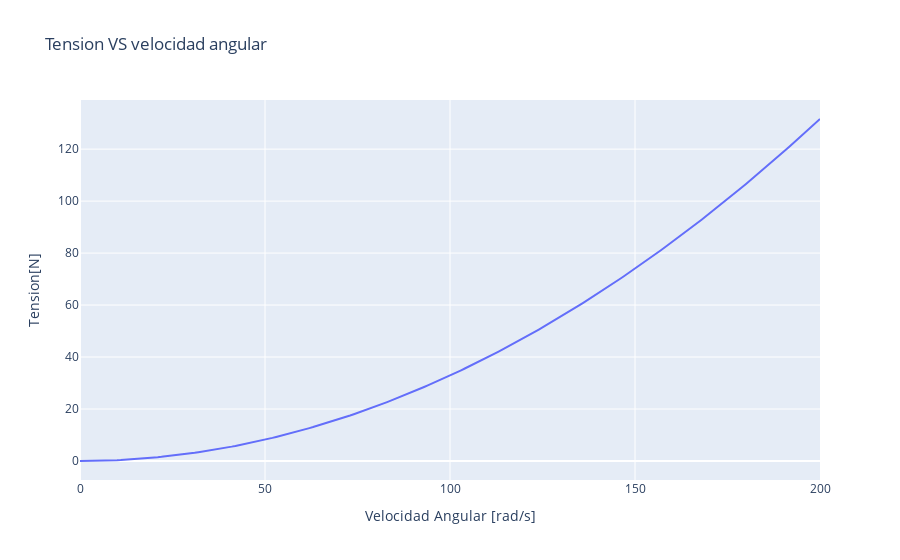

Source (notebook cell):
### Markdown cell above
-Literal a):
 >En el eje transversal $$\Sigma F e_{\theta}=m*a_{\theta} = 0$$
 Entonces: $$ U_s*N=m*a_{\theta}$$
 Como N tiende a cero (no existe contacto al inicio) tenemos que:
 $$ F r=0$$
<br>Y en el eje radial se tiene $$\Sigma F e_{r}=m*a_r=m*(\ddot{r}-r*\dot{\theta}^2)$$
Como no existen $$\dot{r},   \ddot{r}$$
Tenemos lo siguiente:
$$-(N+F_e)=-m*r*\dot{\theta}^2$$
$$F_e=m*r*{\theta}^2$$
$$F_e=(1\hspace{2mm}kg)*(0.3\hspace{2mm}m)*(\dot{\theta}^2\hspace{2mm}rad/seg)^2$$
Entonces tenemos que la tensión en funsión de la velocidad angular es:
$$F_e=0,3\dot{\theta}^2\hspace{2mm}[N]$$
Tensión antes del contacto es:
$$F_e=131,59\hspace{2mm}[N]$$

### Code cell
#Datos del ejercicio
m=1 #[kg]
R1=0.3 #[m]
tworad=0.4 #[m]
#Ecuaciones y aálisis
vangular=np.arange(0,201,1)
T=m*R1*((vangular*((np.pi)/30))**2)
#plot
fig=px.line(x=vangular,y=T,labels={'x':'Velocidad Angular [rad/s]','y':'Tension[N]'},title="Tension VS velocidad angular")
fig.show()

### Figure 1 — Plotly figure (JSON) as saved in the notebook; plotly's stock layout.template omitted (floating-point values rounded to 4 significant figures; data arrays with more than 128 entries replaced by an {"elided": "..."} marker saying what was removed)
{"data": [{"hovertemplate": "Velocidad Angular [rad/s]=%{x}<br>Tension[N]=%{y}<extra></extra>", "legendgroup": "", "line": {"color": "#636efa", "dash": "solid"}, "mode": "lines", "name": "", "orientation": "v", "showlegend": false, "type": "scatter", "x": {"elided": "201 int values"}, "xaxis": "x", "y": {"elided": "201 float values"}, "yaxis": "y"}], "layout": {"autosize": true, "legend": {"tracegroupgap": 0}, "title": {"text": "Tension VS velocidad angular"}, "xaxis": {"anchor": "y", "autorange": true, "domain": [0, 1], "range": [0, 200], "title": {"text": "Velocidad Angular [rad/s]"}, "type": "linear"}, "yaxis": {"anchor": "x", "autorange": true, "domain": [0, 1], "range": [-7.311, 138.9], "title": {"text": "Tension[N]"}, "type": "linear"}}}
